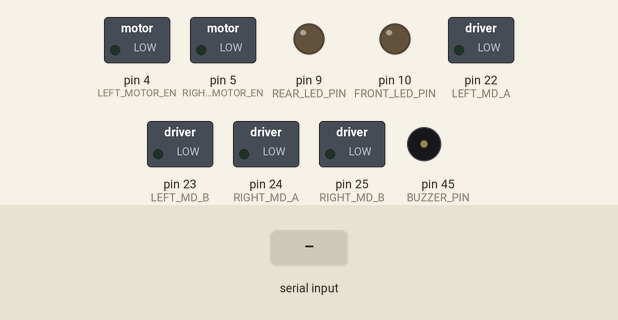
Simulated run of this sketch. Board: Arduino Mega 2560, built with avr-gcc and run on an emulated ATmega2560. On the bench: switched loads named in the sketch (green lamp = pin HIGH), output pins drawn as LEDs (lit = HIGH), buzzer (waves = sounding, pin HIGH). The inputs (shaded band) are chosen by the test bench. What the sketch prints to the serial monitor is not drawn.

Above: at 1.3 s.
1.4 s: byte 11 (11) received over Serial
At 2.1 s:
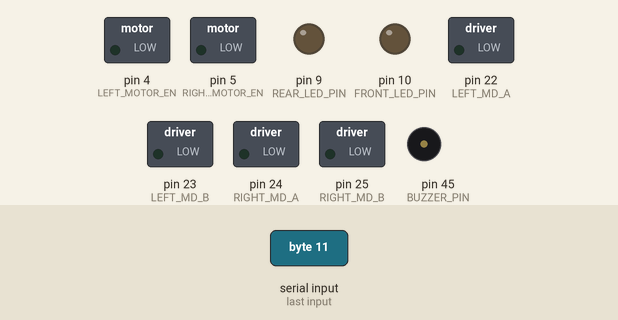
3.0 s: byte 1 (1) received over Serial
At 4.2 s:
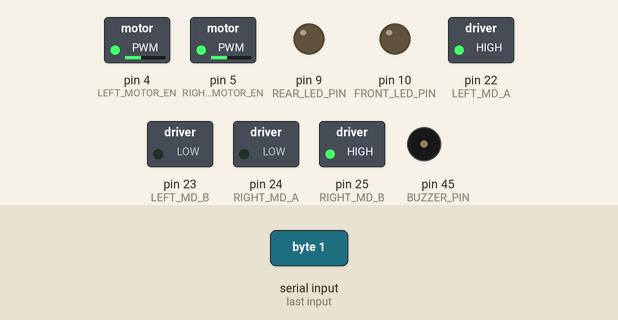
5.0 s: "1" received over Serial
At 5.4 s:
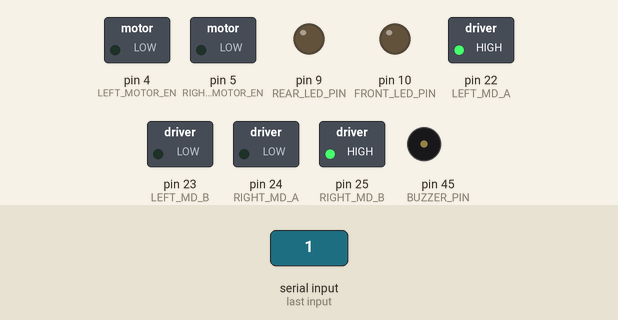
6.5 s: byte 2 (2) received over Serial
At 8.1 s:
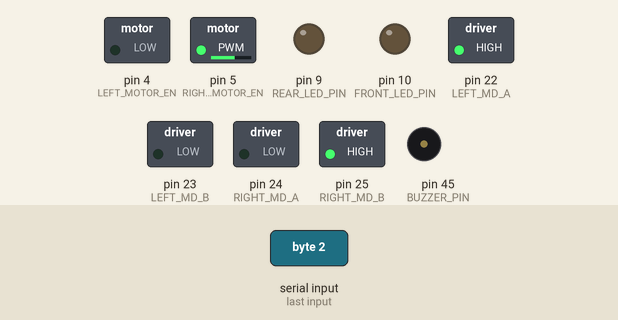
8.5 s: byte 3 (3) received over Serial
At 9.6 s:
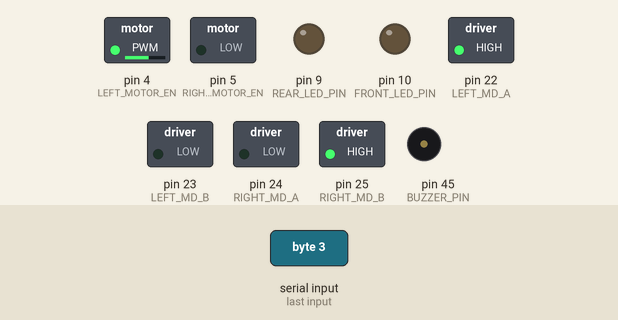
10.5 s: byte 4 (4) received over Serial
At 12.3 s:
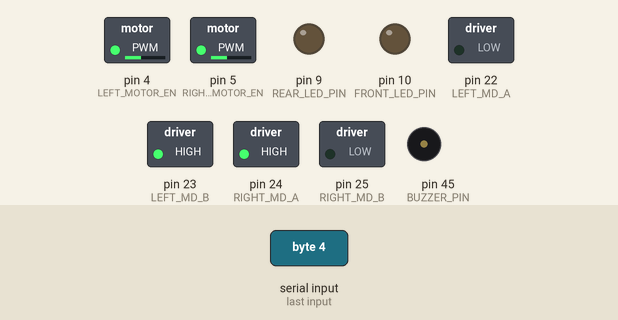
Timing chart, 0 to 13.5 s (numbered marks = the images above; inputs shaded):
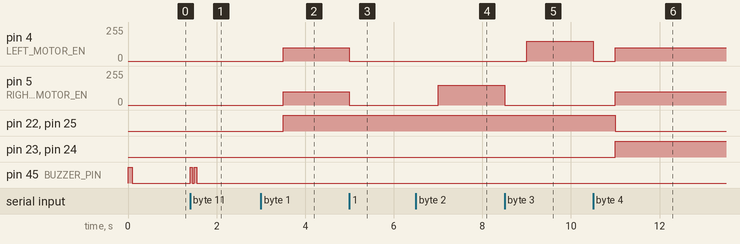

The sketch:

smart_software_project_week9_lab1v2.ino
```cpp
/* 5/7/16

Wat?

CodeBender requires an .ino file, so it seemed like a good place to put the
readme bits for the sketches i will be making here.

This sketch:

Allows an Android Application to Display the SmartCAR's UltraSonic Sensor
readings.

It utilizes :

1. The SmartCAR’s UltraSonic Sensor package.
2. Serial communications through BlueTooth.
3. An Android app to display the readings.

The primary purpose is to confirm operation and learn how it works.

Seeing as i’ve just had a crash course in C++ header files,
the file structure of this sketch is in the process of being organized.

Due to time constraints, and my lack of experience with C and C++,
there are certainly problems.

Here's the gist of it:

├── lab9.cpp                                  // Essentially main()
├── lab9.h                                    // Essentially our import ...
├── ...
├── ...                                       // Seperated functionality files.
├── ...
├── smart_car_sensors.cpp                     // What you are looking for!
├── smart_car_sensors.h                       // An outline of the above file.
└── smart_software_project_week9_lab1v2.ino   // This file!

Hopefully at a later date i will come back and outline the bits a bit more.
At that time, i hope it becomes easier to understand what is going on with this code.
But for now, i’ve got a video to edit so that i can prove that i actually got this working!

Enjoy!

Happy Coding!!

Who? B. C.Haos

*/
```

lab9.cpp
```cpp
#include  "lab9.h"

void setup()
{
	setup_led_pins();
	setup_ports_for_movement();
	setup_buzzer_pin();
	setup_sensors();

	setup_smart_car_control_logic();

	buzz_ready();
}

void loop()
{
}
```

lab9.h
```cpp
#ifndef lab9
#define lab9

#include "Arduino.h"

#include "smart_car_buzzer.h"
#include "smart_car_led_control.h"
#include "smart_car_movement.h"
#include "smart_car_sensors.h"

#include "smart_car_control_logic.h"

#endif
```

smart_car_buzzer.cpp
```cpp
#include "Arduino.h"
#include "smart_car_buzzer_pitches.h"

#define BUZZER_PIN 45

int melody[] = {NOTE_C4, NOTE_G3,NOTE_G3, NOTE_A3, NOTE_G3,0, NOTE_B3, NOTE_C4};
int noteDurations[] = {4, 8, 8, 4,4,4,4,4 };


void setup_buzzer_pin()
{
	pinMode(BUZZER_PIN, OUTPUT);
}

void buzzer_on()
{
	digitalWrite(BUZZER_PIN, HIGH);
}

void buzzer_off()
{
	digitalWrite(BUZZER_PIN, LOW);
}

void buzz(int ms_to_buzz)
{
	buzzer_on();
	delay(ms_to_buzz);
	buzzer_off();
}

void turn_buzzer_on()
{
	buzzer_on();
}

void turn_buzzer_off()
{
	buzzer_off();
}

void buzz_error()
{
	buzz(500);
}

void buzz_ready()
{
	buzz(100);
}

void buzz_signal_recieved()
{
	buzz(50);
	delay(50);
	buzz(50);
}


void buzz_a_test()
{
	buzz(1);
	delay(1000);
	buzz(5);
	delay(1000);
	buzz(10);
}

// Source : https://www.google.com/search?sourceid=chrome-psyapi2&ion=1&espv=2&ie=UTF-8&q=Arduino%20Mega%202560%20buzzer%20tones&oq=Arduino%20Mega%202560%20buzzer%20tones&aqs=chrome..69i57.9194j0j8

void buzz_a_scale_sweep()
{
	//tone(pin, frequency, duration)
	tone(BUZZER_PIN, NOTE_C6, 5000);
	delay(500);
	tone(BUZZER_PIN, NOTE_D6, 5000);
	delay(500);
	tone(BUZZER_PIN, NOTE_E6, 5000);
	delay(500);
	tone(BUZZER_PIN, NOTE_F6, 5000);
	delay(500);
	tone(BUZZER_PIN, NOTE_G6, 5000);
	delay(500);
	tone(BUZZER_PIN, NOTE_A6, 5000);
	delay(500);
	tone(BUZZER_PIN, NOTE_B6, 5000);
	delay(500);
	tone(BUZZER_PIN, NOTE_C7, 5000);
	delay(500);
}

// Source : https://www.google.com/search?sourceid=chrome-psyapi2&ion=1&espv=2&ie=UTF-8&q=Arduino%20Mega%202560%20buzzer%20tones&oq=Arduino%20Mega%202560%20buzzer%20tones&aqs=chrome..69i57.9194j0j8

void play_melody() {

  // iterate over the notes of the melody:

  for (int thisNote = 0; thisNote < 8; thisNote++) {

    // to calculate note duration, take one second.divided by the note type.
    //e.g. quarter note = 1000 / 4, eighth note = 1000/8, etc.

    int noteDuration = 1000/noteDurations[thisNote];

    tone(BUZZER_PIN, melody[thisNote], noteDuration);

    // to distinguish the notes, set a minimum time between them.
    // the note’s duration + 30% seems to work well:

    int pauseBetweenNotes = noteDuration * 1.30;
    delay(pauseBetweenNotes);

    // stop the tone playing:
    noTone(8);
  }
}
```

smart_car_buzzer.h
```cpp
#ifndef smart_car_buzzer
#define smart_car_buzzer

void setup_buzzer_pin();

void buzz_error();
void buzz_ready();
void buzz_signal_recieved();
void turn_buzzer_on();
void turn_buzzer_off();

void buzz_a_test();
void buzz_a_scale_sweep();
void play_melody();

#endif
```

smart_car_buzzer_pitches.h
```cpp
#ifndef smart_car_buzzer_pitches
#define smart_car_buzzer_pitches

#define NOTE_B0  31
#define NOTE_C1  33
#define NOTE_CS1 35
#define NOTE_D1  37
#define NOTE_DS1 39
#define NOTE_E1  41
#define NOTE_F1  44
#define NOTE_FS1 46
#define NOTE_G1  49
#define NOTE_GS1 52
#define NOTE_A1  55
#define NOTE_AS1 58
#define NOTE_B1  62
#define NOTE_C2  65
#define NOTE_CS2 69
#define NOTE_D2  73
#define NOTE_DS2 78
#define NOTE_E2  82
#define NOTE_F2  87
#define NOTE_FS2 93
#define NOTE_G2  98
#define NOTE_GS2 104
#define NOTE_A2  110
#define NOTE_AS2 117
#define NOTE_B2  123
#define NOTE_C3  131
#define NOTE_CS3 139
#define NOTE_D3  147
#define NOTE_DS3 156
#define NOTE_E3  165
#define NOTE_F3  175
#define NOTE_FS3 185
#define NOTE_G3  196
#define NOTE_GS3 208
#define NOTE_A3  220
#define NOTE_AS3 233
#define NOTE_B3  247
#define NOTE_C4  262
#define NOTE_CS4 277
#define NOTE_D4  294
#define NOTE_DS4 311
#define NOTE_E4  330
#define NOTE_F4  349
#define NOTE_FS4 370
#define NOTE_G4  392
#define NOTE_GS4 415
#define NOTE_A4  440
#define NOTE_AS4 466
#define NOTE_B4  494
#define NOTE_C5  523
#define NOTE_CS5 554
#define NOTE_D5  587
#define NOTE_DS5 622
#define NOTE_E5  659
#define NOTE_F5  698
#define NOTE_FS5 740
#define NOTE_G5  784
#define NOTE_GS5 831
#define NOTE_A5  880
#define NOTE_AS5 932
#define NOTE_B5  988
#define NOTE_C6  1047
#define NOTE_CS6 1109
#define NOTE_D6  1175
#define NOTE_DS6 1245
#define NOTE_E6  1319
#define NOTE_F6  1397
#define NOTE_FS6 1480
#define NOTE_G6  1568
#define NOTE_GS6 1661
#define NOTE_A6  1760
#define NOTE_AS6 1865
#define NOTE_B6  1976
#define NOTE_C7  2093
#define NOTE_CS7 2217
#define NOTE_D7  2349
#define NOTE_DS7 2489
#define NOTE_E7  2637
#define NOTE_F7  2794
#define NOTE_FS7 2960
#define NOTE_G7  3136
#define NOTE_GS7 3322
#define NOTE_A7  3520
#define NOTE_AS7 3729
#define NOTE_B7  3951
#define NOTE_C8  4186
#define NOTE_CS8 4435
#define NOTE_D8  4699
#define NOTE_DS8 4978

#endif
```

smart_car_control_logic.cpp
```cpp
#include "Arduino.h"
#include  "lab9.h"

unsigned char text[] = "\n Welcome! Arduino Mega\n Ultrasonic Sensors Test Program.\n";

void setup_smart_car_control_logic()
{
	Serial.begin(115200);

	int i = 0;

	while (text[i] != '\0')
	{
		Serial.write(text[i++]);
	}

	Serial.write("Received cmds: ");
}

void serialEvent()
{
    int command = Serial.read();

    switch (command)
    {
        case 1:
	        move_stop();
	        delay(500);
	        move_forward();
	        break;
        case 2:
	        move_stop();
	        delay(500);
	        turn_left();
	        break;
        case 3:
	        move_stop();
	        delay(500);
	        turn_right();
	        break;
        case 4:
	        move_stop();
	        delay(500);
	        move_backward();
	        break;
        case 5:
	        move_stop();
	        break;
        case 6:
	        front_led_control(true);
        	break;
        case 7:
	        front_led_control(false);
	        break;
        case 8:
	        rear_led_control(true);
	        break;
        case 9:
	       rear_led_control(false);
	       break;
        case 10:
	       //buzz_signal_recieved();
	       ultrasonic_sensor_read();
	       break;
        case 11:
	       buzz_signal_recieved();
	       //infrared_sensor_read();
	       break;
        case 12:
	       turn_buzzer_on();
	       break;
        case 13:
	       turn_buzzer_off();
	       break;

        default:
			move_stop();
			front_led_control(false);
			rear_led_control(false);
			break;
    }


    /*

    ToDo : Output Command recieved.

    */

}
```

smart_car_control_logic.h
```cpp
#ifndef smart_car_control_logic
#define smart_car_control_logic

void setup_smart_car_control_logic();

#endif
```

smart_car_led_control.cpp
```cpp
#include "Arduino.h"

#define  FRONT_LED_PIN 10
#define REAR_LED_PIN  9


void setup_led_pins()
{
    pinMode(FRONT_LED_PIN, OUTPUT);
    pinMode(REAR_LED_PIN, OUTPUT);

    digitalWrite(FRONT_LED_PIN, LOW);
    digitalWrite(REAR_LED_PIN, LOW);
}

void front_led_control(bool value) {
    if (value)
    {
        digitalWrite(FRONT_LED_PIN, HIGH);
    }
    else
    {
        digitalWrite(FRONT_LED_PIN, LOW);
    }
}

void rear_led_control(bool value) {
    if (value)
    {
        digitalWrite(REAR_LED_PIN,  HIGH);
    }
    else
    {
        digitalWrite(REAR_LED_PIN, LOW);
    }
}
```

smart_car_led_control.h
```cpp
#ifndef smart_car_led_control
#define smart_car_led_control


void setup_led_pins();

void front_led_control(bool value);
void rear_led_control(bool value);

#endif
```

smart_car_movement.cpp
```cpp
/*

ToDo: Mod this to be more OO.
ToDo: Create getters and setters for motor speed.
ToDo: Create getter for ms since last motion?

ToDo: Figure out if the variables can be declared in the header file and then
		set either in the setup function or by getter/setters.

*/

#include "Arduino.h"

#define LEFT_MD_A 22
#define LEFT_MD_B 23
#define RIGHT_MD_A 24
#define RIGHT_MD_B 25
#define LEFT_MOTOR_EN 4
#define RIGHT_MOTOR_EN 5


// This function needs to be called during setup of IC.
void setup_ports_for_movement()
{
    pinMode(LEFT_MD_A, OUTPUT);
    pinMode(LEFT_MD_B, OUTPUT);

    pinMode(RIGHT_MD_A, OUTPUT);
    pinMode(RIGHT_MD_B, OUTPUT);

    pinMode(LEFT_MOTOR_EN, OUTPUT);
    pinMode(RIGHT_MOTOR_EN, OUTPUT);


    // Set everything to be off.
    digitalWrite(LEFT_MD_A, LOW);
    digitalWrite(LEFT_MD_B, LOW);

    digitalWrite(RIGHT_MD_A, LOW);
    digitalWrite(RIGHT_MD_B, LOW);

    digitalWrite(LEFT_MOTOR_EN, LOW);
    digitalWrite(RIGHT_MOTOR_EN, LOW);
}

void move_forward()
{
    // Setup pin output to rotate counterclockwise for left motor.
    digitalWrite(LEFT_MD_A, HIGH);
    digitalWrite(LEFT_MD_B, LOW);

    // Setup pin output to rotate clockwise for right motor
    digitalWrite(RIGHT_MD_A, LOW);
    digitalWrite(RIGHT_MD_B, HIGH);

    // Turn both motors on.
    analogWrite(LEFT_MOTOR_EN, 100);
    analogWrite(RIGHT_MOTOR_EN, 100);
}

void move_backward()
{
    // Setup pin output to rotate clockwise for left motor
    digitalWrite(LEFT_MD_A, LOW);
    digitalWrite(LEFT_MD_B, HIGH);

    // Setup pin output to rotate counterclockwise for right motor
    digitalWrite(RIGHT_MD_A, HIGH);
    digitalWrite(RIGHT_MD_B, LOW);

    // Turn both motors on.
    analogWrite(LEFT_MOTOR_EN, 100);
    analogWrite(RIGHT_MOTOR_EN, 100);
}

void turn_left() { //Rotate clockwise for right motor

    //Setup pin output to rotate right motor clockwise.
    digitalWrite(RIGHT_MD_A, LOW);
    digitalWrite(RIGHT_MD_B, HIGH);

    // Turn on right motor and turn off left motor.
    analogWrite(LEFT_MOTOR_EN,0);
    analogWrite(RIGHT_MOTOR_EN, 150);
}

void turn_right() {

	//Setup pin output to rotate left motor counterclockwise.
    digitalWrite(LEFT_MD_A, HIGH);
    digitalWrite(LEFT_MD_B, LOW);

    // Turn on left motor and turn off right motor.
    analogWrite(LEFT_MOTOR_EN, 150);
    analogWrite(RIGHT_MOTOR_EN,0);
}

void move_stop() {

    // Turn off both motors.

    analogWrite(LEFT_MOTOR_EN, 0);
    analogWrite(RIGHT_MOTOR_EN, 0);
}
```

smart_car_movement.h
```cpp
#ifndef smart_car_movement
#define smart_car_movement

//#include "Arduino.h"

void setup_ports_for_movement();

void move_forward();
void move_backward();
void turn_left();
void turn_right();
void move_stop();

#endif
```

smart_car_sensors.cpp
```cpp
#include "Arduino.h"

#define NUM_TX_BYTES 5
#define NUM_RX_BYTES 17


unsigned char TX_buf[NUM_TX_BYTES] = {0x76, 0x00, 0xF0, 0x00, 0xF0};
unsigned char TX_stop_buf[NUM_TX_BYTES] = {0x76, 0x00, 0x0F, 0x00, 0x0F};
unsigned char RX_buf[NUM_RX_BYTES];

boolean ultrasonic_result;

void setup_sensors()
{
	ultrasonic_result = false;
	Serial1.begin(115200);
}

void ultrasonic_sensor_read()
{
	ultrasonic_result = false;
	Serial1.write(TX_buf, NUM_TX_BYTES);
}

void serialEvent1()
{
	unsigned char z, tmp = 0;

	Serial1.readBytes((char *)RX_buf, NUM_RX_BYTES);

	if ( (RX_buf[0] == 0x76) && (RX_buf[1] == 0x00) && (ultrasonic_result == false) )
	{
		for (z = 2; z < NUM_RX_BYTES-1; z++)
			tmp += RX_buf[z];

		tmp = tmp & 0xFF;

		if (RX_buf[NUM_RX_BYTES-1] == tmp)
		{
			Serial.println("FRONT");

			for (z=4; z < 11; z++)
			{
				Serial.print(" F");
				Serial.print(z-4);
				Serial.print(": ");
				Serial.print(RX_buf[z]);
			}

			Serial.println("\nBACK");

			for (z=11; z < NUM_RX_BYTES-1; z++)
			{
				Serial.print(" B");
				Serial.print(z-11);
				Serial.print(": ");
				Serial.print(RX_buf[z]);
			}
		}

		ultrasonic_result = true;

		Serial1.write(TX_stop_buf, NUM_TX_BYTES);
	}
}
```

smart_car_sensors.h
```cpp
#ifndef smart_car_sensors
#define smart_car_sensors
#endif

void setup_sensors();

void ultrasonic_sensor_read();
```

Measured:
- after the input at 1.4 s, pin 45 (BUZZER_PIN): alternates HIGH for 0.05 s and LOW for 0.05 s, 4 changes in all, then stays LOW, starting at once
- after the input at 3.0 s, pin 4 (LEFT_MOTOR_EN), pin 5 (RIGHT_MOTOR_EN): 0/255 → 100/255 after 0.50 s; pin 22 (LEFT_MD_A), pin 25 (RIGHT_MD_B): LOW → HIGH after 0.50 s
- after the input at 5.0 s, pin 4 (LEFT_MOTOR_EN), pin 5 (RIGHT_MOTOR_EN): 100/255 → 0/255 at once
- after the input at 6.5 s, pin 5 (RIGHT_MOTOR_EN): 0/255 → 150/255 after 0.50 s
- after the input at 8.5 s, pin 4 (LEFT_MOTOR_EN): 0/255 → 150/255 after 0.50 s; pin 5 (RIGHT_MOTOR_EN): 150/255 → 0/255 at once
- after the input at 10.5 s, pin 4 (LEFT_MOTOR_EN): 150/255 → 0/255 at once, → 100/255 0.50 s later; pin 5 (RIGHT_MOTOR_EN): 0/255 → 100/255 after 0.50 s; pin 22 (LEFT_MD_A), pin 25 (RIGHT_MD_B): HIGH → LOW after 0.50 s; pin 23 (LEFT_MD_B), pin 24 (RIGHT_MD_A): LOW → HIGH after 0.50 s
